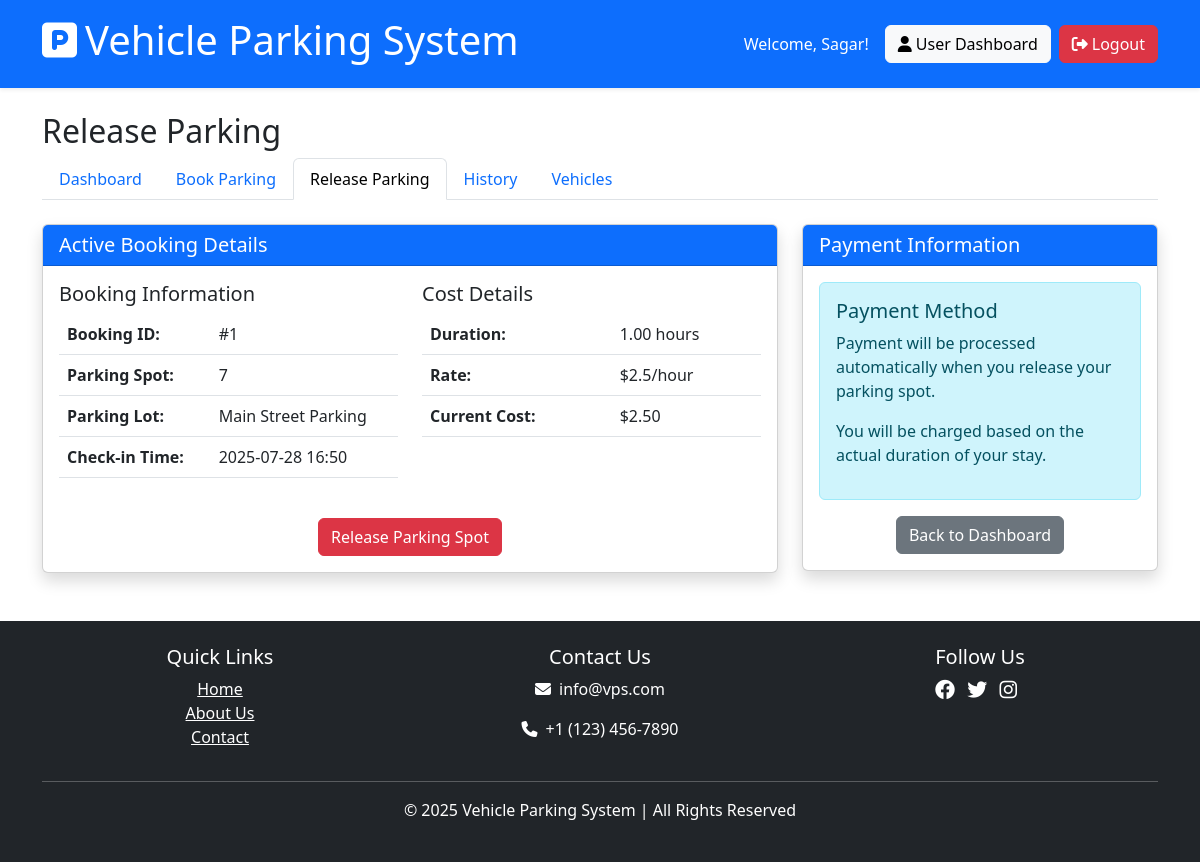
/user/release_parking (signed in), run on the app's committed database.
### models/user.py (models this page shows, shortened)
class User(db.Model, UserMixin):
    id = db.Column(db.Integer, primary_key=True)
    username = db.Column(db.String(100), unique=True, nullable=False)
    email = db.Column(db.String(120), unique=True, nullable=False)
    password_hash = db.Column(db.String(200), nullable=False)
    first_name = db.Column(db.String(50))
    last_name = db.Column(db.String(50))
    phone = db.Column(db.String(20))
    registered_on = db.Column(db.DateTime, default=lambda: datetime.now(timezone.utc))
    bookings = db.relationship('Booking', backref='user', lazy=True, cascade="all, delete-orphan")
    vehicles = db.relationship('Vehicle', backref='owner', lazy=True, cascade="all, delete-orphan")
    @property
    def password(self):
        raise AttributeError('password is not a readable attribute')

### models/booking.py (models this page shows, shortened)
class Booking(db.Model):
    id = db.Column(db.Integer, primary_key=True)
    user_id = db.Column(db.Integer, db.ForeignKey('user.id'), nullable=False)
    parking_spot_id = db.Column(db.Integer, db.ForeignKey('parking_spot.id'), nullable=False)
    vehicle_id = db.Column(db.Integer, db.ForeignKey('vehicle.id'), nullable=True)  # Added foreign key to vehicle
    vehicle_reg = db.Column(db.String(20), nullable=True)  # Kept for backward compatibility
    parking_timestamp = db.Column(db.DateTime, default=lambda: datetime.now(timezone.utc))
    leaving_timestamp = db.Column(db.DateTime, nullable=True)
    total_cost = db.Column(db.Float, nullable=True)
    booking_status = db.Column(db.String(20), default='active')  # active, completed, cancelled
    created_on = db.Column(db.DateTime, default=lambda: datetime.now(timezone.utc))
    start_time = db.Column(db.DateTime, nullable=True)
    end_time = db.Column(db.DateTime, nullable=True)

### models/parking_spot.py (models this page shows, shortened)
class ParkingSpot(db.Model):
    id = db.Column(db.Integer, primary_key=True)
    spot_id = db.Column(db.String(50), nullable=False, unique=True)
    spot_number = db.Column(db.Integer, nullable=False)  # New: store the spot number as integer
    parking_lot_id = db.Column(db.Integer, db.ForeignKey('parking_lot.id'), nullable=False)
    is_available = db.Column(db.Boolean, default=True)
    spot_type = db.Column(db.String(50), default='standard')  # standard, disabled, electric, etc.
    created_on = db.Column(db.DateTime, default=lambda: datetime.now(timezone.utc))
    bookings = db.relationship('Booking', backref='spot', lazy=True, cascade="all, delete-orphan")
    @property
    def lot_id(self):
        return self.parking_lot_id

### models/parking_lot.py (models this page shows, shortened)
class ParkingLot(db.Model):
    id = db.Column(db.Integer, primary_key=True)
    name = db.Column(db.String(100), nullable=False)
    address = db.Column(db.String(200), nullable=False)
    pin_code = db.Column(db.String(20), nullable=False)
    postcode_level = db.Column(db.String(50))
    available_spots = db.Column(db.Integer, default=0)
    created_on = db.Column(db.DateTime, default=lambda: datetime.now(timezone.utc))
    _price = 2.50  # Default price
    _total_spots = 0  # Default total spots
    parking_spots = db.relationship('ParkingSpot', backref='parking_lot', lazy=True, cascade="all, delete-orphan")
    @property
    def price(self):
        return self._price
    @price.setter
    def price(self, value):
        self._price = value
    @property
    def hourly_rate(self):
        """Alias for price"""
        return self._price
    @property
    def total_spots(self):
        """Virtual attribute for total spots"""
        return self._total_spots
    @property
    def maximum_spots(self):
        """Alias for total_spots"""
        return self._total_spots
    @property
    def prime_location_name(self):
        """Alias for name"""
        return self.name

### routes/user_routes.py (the view, shortened to what this page needs)
@user_bp.route('/release_parking', methods=['GET', 'POST'])
@login_required
@user_required
def release_parking():
    booking = Booking.query.filter_by(
        user_id=current_user.id,
        booking_status='active'
    ).first()
    if not booking:
        flash('You do not have any active parking to release.', 'warning')
        return redirect(url_for('user.dashboard'))
    spot = ParkingSpot.query.get(booking.parking_spot_id)
    lot = None
    if spot:
        lot = ParkingLot.query.get(spot.lot_id)
    parking_time = booking.parking_timestamp
    if parking_time.tzinfo is None or parking_time.tzinfo.utcoffset(parking_time) is None:
        parking_time = parking_time.replace(tzinfo=timezone.utc)
    now_utc = datetime.now(timezone.utc)
    current_duration = (now_utc - parking_time).total_seconds() / 3600
    current_cost = 0
    if lot:
        current_cost = current_duration * lot.price
    return render_template('user/release_parking.html',
                          booking=booking,
                          spot=spot,
                          lot=lot,
                          current_duration=current_duration,
                          current_cost=current_cost)

### extensions.py (called while the page is built)
@login_manager.user_loader
def load_user(user_id):
    from models.admin import Admin
    from models.user import User
    admin = Admin.query.get(int(user_id))
    if admin:
        return admin
    return User.query.get(int(user_id))

### routes/user_routes.py (called while the page is built)
def user_required(f):
    @wraps(f)
    def decorated_function(*args, **kwargs):
        from models.admin import Admin
        if isinstance(current_user, Admin):
            flash('This feature is only for regular users.', 'danger')
            return redirect(url_for('admin.dashboard'))
        return f(*args, **kwargs)
    return decorated_function

### templates/user/release_parking.html (shortened to what this page needs)
{% extends 'shared/base.html' %}
{% block content %}
<div class="row mb-4">
    <div class="col-12">
        <h2>Release Parking</h2>
        <nav>
            <div class="nav nav-tabs" id="nav-tab" role="tablist">
                <a class="nav-link" href="{{ url_for('user.dashboard') }}">Dashboard</a>
                <a class="nav-link" href="{{ url_for('user.book_parking') }}">Book Parking</a>
                <a class="nav-link active" href="{{ url_for('user.release_parking') }}">Release Parking</a>
                <a class="nav-link" href="{{ url_for('user.history') }}">History</a>
                <a class="nav-link" href="{{ url_for('user.vehicles') }}">Vehicles</a>
            </div>
        </nav>
    </div>
</div>
<div class="row">
    <div class="col-md-8">
        <div class="card shadow">
            <div class="card-header bg-primary text-white">
                <h5 class="card-title mb-0">Active Booking Details</h5>
            </div>
            <div class="card-body">
                {% if booking %}
                <div class="row">
                    <div class="col-md-6">
                        <h5>Booking Information</h5>
                        <table class="table">
                            <tr>
                                <th>Booking ID:</th>
                                <td>#{{ booking.id }}</td>
                            </tr>
                            <tr>
                                <th>Parking Spot:</th>
                                <td>{{ spot.spot_number }}</td>
                            </tr>
                            <tr>
                                <th>Parking Lot:</th>
                                <td>{{ lot.name }}</td>
                            </tr>
                            <tr>
                                <th>Check-in Time:</th>
                                <td>{{ booking.parking_timestamp.strftime('%Y-%m-%d %H:%M') }}</td>
                            </tr>
                        </table>
                    </div>
                    <div class="col-md-6">
                        <h5>Cost Details</h5>
                        <table class="table">
                            <tr>
                                <th>Duration:</th>
                                <td>{{ '%0.2f'|format(current_duration) }} hours</td>
                            </tr>
                            <tr>
                                <th>Rate:</th>
                                <td>${{ lot.price }}/hour</td>
                            </tr>
                            <tr>
                                <th>Current Cost:</th>
                                <td>${{ '%0.2f'|format(current_cost) }}</td>
                            </tr>
                        </table>
                    </div>
                </div>
                <div class="row mt-4">
                    <div class="col-12 text-center">
                        <form method="POST" action="{{ url_for('user.release_parking') }}" onsubmit="return confirm('Are you sure you want to release this parking spot?');">
                            <button type="submit" class="btn btn-danger">Release Parking Spot</button>
                        </form>
                    </div>
                </div>
                {% else %}
                <div class="alert alert-info">
                    <p>You don't have any active parking to release.</p>
                    <a href="{{ url_for('user.book_parking') }}" class="btn btn-primary mt-2">Book Parking</a>
                </div>
                {% endif %}
            </div>
        </div>
    </div>
    <div class="col-md-4">
        <div class="card shadow">
            <div class="card-header bg-primary text-white">
                <h5 class="card-title mb-0">Payment Information</h5>
            </div>
            <div class="card-body">
                <div class="alert alert-info">
                    <h5>Payment Method</h5>
                    <p>Payment will be processed automatically when you release your parking spot.</p>
                    <p>You will be charged based on the actual duration of your stay.</p>
                </div>
                <div class="text-center mt-3">
                    <a href="{{ url_for('user.dashboard') }}" class="btn btn-secondary">Back to Dashboard</a>
                </div>
            </div>
        </div>
    </div>
</div>
{% endblock %}

### templates/shared/base.html (shortened to what this page needs)
<!DOCTYPE html>
<html lang="en">
<head>
    <link rel="stylesheet" href="{{ url_for('static', filename='css/style.css') }}">
    <link href="https://cdn.jsdelivr.net/npm/bootstrap@5.3.0/dist/css/bootstrap.min.css" rel="stylesheet">
    <link rel="stylesheet" href="https://cdnjs.cloudflare.com/ajax/libs/font-awesome/6.4.0/css/all.min.css">
</head>
<body>
    <header class="bg-primary text-white p-3 shadow-sm">
        <div class="container">
            <div class="d-flex justify-content-between align-items-center">
                <a href="{{ url_for('main.index') }}" class="text-white text-decoration-none">
                    <h1><i class="fas fa-parking me-2"></i>Vehicle Parking System</h1>
                </a>
                <nav class="navbar-nav d-flex flex-row">
                    {% if current_user.is_authenticated %}
                        <div class="d-flex align-items-center">
                            <span class="me-3">Welcome, {{ current_user.username }}!</span>
                            {% if current_user.is_admin %}
                                <a href="{{ url_for('admin.dashboard') }}" class="btn btn-light me-2">
                                    <i class="fas fa-tachometer-alt me-1"></i>Admin Dashboard
                                </a>
                            {% else %}
                                <a href="{{ url_for('user.dashboard') }}" class="btn btn-light me-2">
                                    <i class="fas fa-user me-1"></i>User Dashboard
                                </a>
                            {% endif %}
                            <a href="{{ url_for('auth.logout') }}" class="btn btn-danger">
                                <i class="fas fa-sign-out-alt me-1"></i>Logout
                            </a>
                        </div>
                    {% endif %}
                </nav>
            </div>
        </div>
    </header>
    <div class="container mt-4">
        {% block content %}{% endblock %}
    </div>
    <footer class="mt-5 p-4 bg-dark text-white text-center">
        <div class="container">
            <div class="row">
                <div class="col-md-4">
                    <h5>Quick Links</h5>
                    <ul class="list-unstyled">
                        <li><a href="{{ url_for('main.index') }}" class="text-white">Home</a></li>
                        <li><a href="{{ url_for('main.about') }}" class="text-white">About Us</a></li>
                        <li><a href="{{ url_for('main.contact') }}" class="text-white">Contact</a></li>
                    </ul>
                </div>
                <div class="col-md-4">
                    <h5>Contact Us</h5>
                    <p><i class="fas fa-envelope me-2"></i>info@vps.com</p>
                    <p><i class="fas fa-phone me-2"></i>+1 (123) 456-7890</p>
                </div>
                <div class="col-md-4">
                    <h5>Follow Us</h5>
                    <div class="social-icons">
                        <a href="#" class="text-white me-2"><i class="fab fa-facebook fa-lg"></i></a>
                        <a href="#" class="text-white me-2"><i class="fab fa-twitter fa-lg"></i></a>
                        <a href="#" class="text-white me-2"><i class="fab fa-instagram fa-lg"></i></a>
                    </div>
                </div>
            </div>
            <hr class="my-3">
            <p>&copy; 2025 Vehicle Parking System | All Rights Reserved</p>
        </div>
    </footer>
</body>
</html>

### data on the page
User: username "Sagar"
Booking: id "1", parking_timestamp "2025-07-28 16:50"
ParkingSpot: spot_number "7"
ParkingLot: name "Main Street Parking"

### other printed values
{{ '%0.2f'|format(current_duration) }} "1.00"
{{ lot.price }} "2.5"
{{ '%0.2f'|format(current_cost) }} "2.50"
